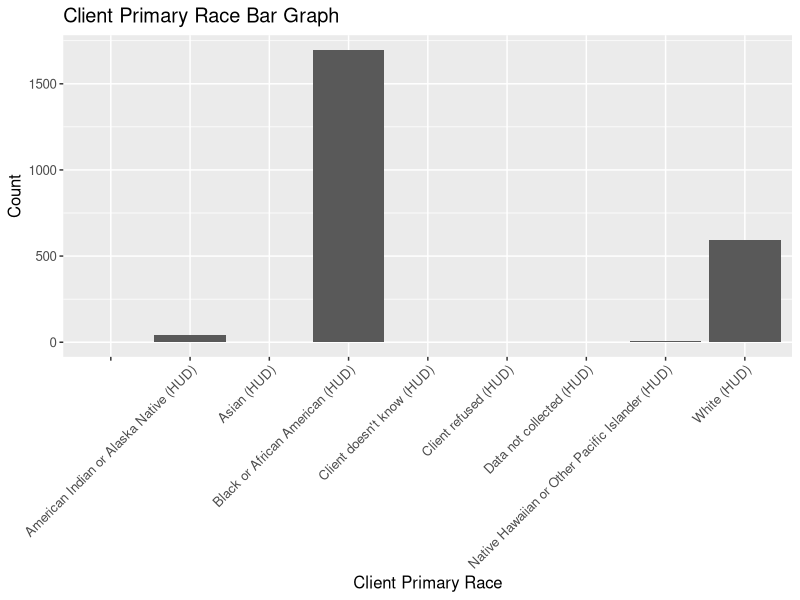
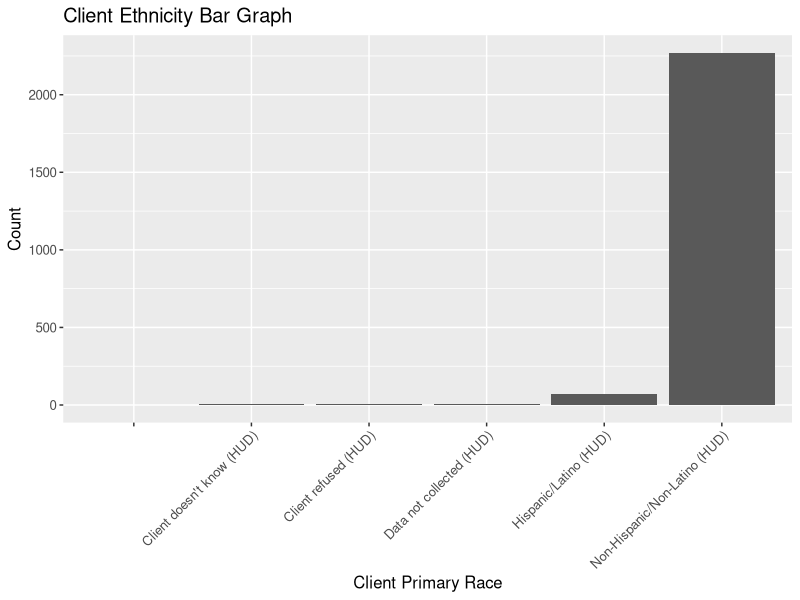

These charts were generated, in order, by the following R code:
## ---- chunk 1
knitr::opts_chunk$set(fig.width=7, fig.height=5, echo=FALSE, warning=FALSE, message=FALSE, results = "hide")
## ---- chunk 2
library(tidyverse)
library(ggplot2)

client_data = read.csv("client_data.csv")
entry_exit = read.csv("entry_exit.csv")

## ---- chunk 3

## ---- chunk 4

client_data %>% ggplot(mapping = aes(x = Client.Primary.Race)) +
  geom_bar() +
    labs(title = "Client Primary Race Bar Graph",
    x = "Client Primary Race",
    y = "Count") +
  theme(text = element_text(size = 12), 
        axis.text.x = element_text(angle = 45, hjust = 1))

client_data %>% ggplot(mapping = aes(x = Client.Ethnicity)) +
  geom_bar() +
  labs(title = "Client Ethnicity Bar Graph",
    x = "Client Primary Race",
    y = "Count") +
  theme(text = element_text(size = 12), 
        axis.text.x = element_text(angle = 45, hjust = 1))
